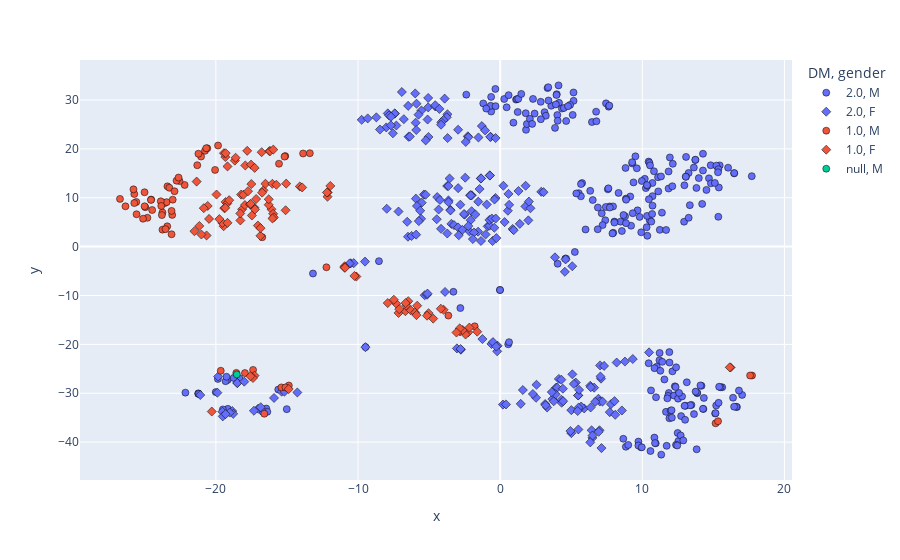

Notebook cell for this chart:
### Code cell
fig = px.scatter(df_results, x="x", y="y", color="DM", symbol="gender", hover_data=["ID"])
fig.update_traces(marker={'size': 7, 'line' : {'color' : 'rgba(0, 0, 0, 0.5)',
                                   'width' : 1}})
fig.show()
